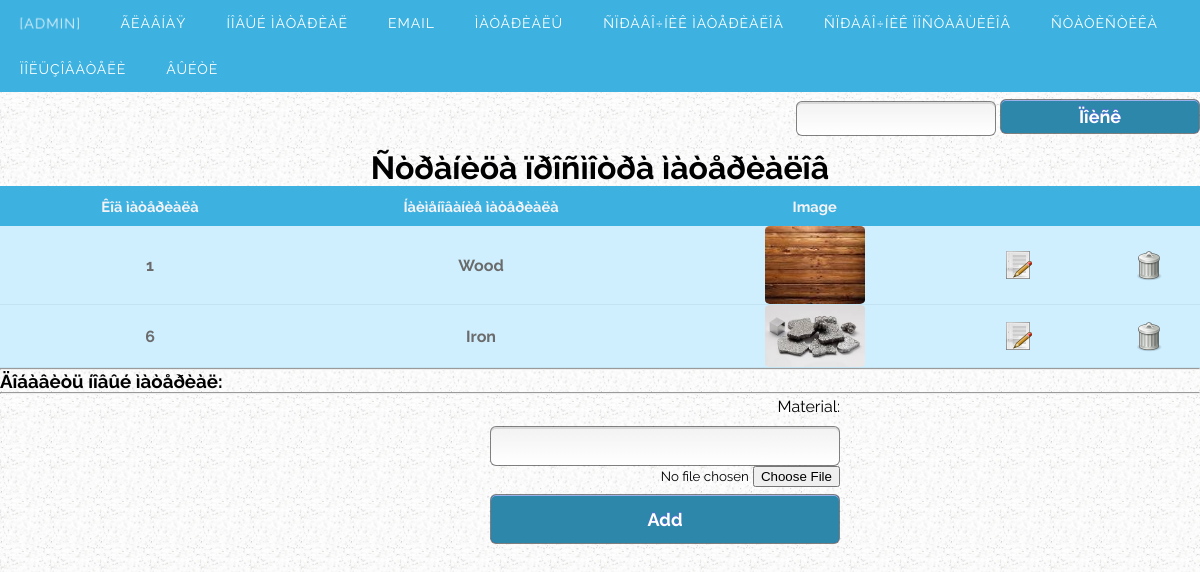
The app's page /WarehousePHP/w_materials.php (signed in) with its own data.
### tables this page shows
CREATE TABLE IF NOT EXISTS `materials` (
  `id` smallint(6) NOT NULL AUTO_INCREMENT,
  `title` varchar(31) DEFAULT NULL,
  `img_path` varchar(64) NOT NULL,
  PRIMARY KEY (`id`),
  KEY `id` (`id`)
);

### WarehousePHP/w_materials.php (the view, shortened to what this page needs)
<?php
$MM_authorizedUsers = "a";
function isAuthorized($strUsers, $strGroups, $UserName, $UserGroup) {
  $isValid = False;
  if (!empty($UserName)) {
    $arrUsers = Explode(",", $strUsers);
    $arrGroups = Explode(",", $strGroups);
    if (in_array($UserGroup, $arrGroups)) {
      $isValid = true;
    }
  }
  return $isValid;
}
?>
<html>
<head>
<title>[WareHouse]|Ñïðàâî÷íèê ìàòåðèàëîâ</title><link rel="stylesheet" type="text/css" href="style.css">
</head>
<body>
<?php include('menu.php'); ?>
<?php require_once ("./connections/warehouseDB.php"); ?>
<?php
$query = "SELECT * FROM materials"
    or die(mysql_errno().mysql_error());
$select_notes = mysqli_query ($link, $query);
?>
<h1 style="text-align:center">Ñòðàíèöà ïðîñìîòðà ìàòåðèàëîâ</h1>
<table class="flatTable">
<tr  class="headingTr">
	<td>Êîä ìàòåðèàëà</td>
    <td>Íàèìåíîâàíèå ìàòåðèàëà</td>
    <td>Image</td>
    <td></td>
    <td></td>
</tr>
<?php while($note = mysqli_fetch_array($select_notes)){?>
<tr>
	<td><?php echo $note["id"];?></td>
	<td><?php echo $note["title"]?></td>
    	<td><img style="border-radius:5%;width:100px" src="<?php echo $note["img_path"]?>?>"></td>
 <?php if (((isset($_SESSION['MM_Username'])) && (isAuthorized("",$MM_authorizedUsers, $_SESSION['MM_Username'], $_SESSION['MM_UserGroup'])))) {?>
	<td><a href="w_edit_material.php?material=<?php echo $note["id"]?>"><img style="width:32px" src="src/edit.gif" /></a></td>
	<td><a href="w_del_material.php?material=<?php echo $note["id"]?>"><img style="width:32px" src="src/del.png" /></a></td>
 <?php } else echo "<td></td><td></td>"; ?>
</tr>
<?php }?>
</table>
<?php if (((isset($_SESSION['MM_Username'])) && (isAuthorized("",$MM_authorizedUsers, $_SESSION['MM_Username'], $_SESSION['MM_UserGroup'])))) {?>
<hr />
<h3>Äîáàâèòü íîâûé ìàòåðèàë: </h3>
<hr />
<div class="main">
<form id="newmaterial" name="newmaterial"action="w_materials.php" enctype="multipart/form-data" method="post">
	<div class="field"><label for="title">Material:</label><input type="text" name="title" id="title" maxlength="40"/></div>
	<div class="field"><input class="file_upload" type="file" name="file_upload" /></div>
    <div class="field"><input type="submit" name="submit" id="submit" value="Add" /></div>
</form>
</div>
<?php } ?>
<br />
</body>
</html>

### WarehousePHP/menu.php (shortened to what this page needs)
<?php if (!isset($_SESSION))
	if ($_SESSION['MM_UserGroup']=="a") $color="#F30' style='font-weight:bolder'"; else $color="#FFCC00";
?><head>
   <link rel="stylesheet" type="text/css" href="style.css">
</head>
<div id='cssmenu'>
  <ul>
<li class='active'><?php if (isset($_SESSION['MM_Username'])) echo "<a>[<font color='".$color."'>".$_SESSION['MM_Username']."</font>]</a>"; else {?><a href="login.php">Âîéòè</a><?php } ?></li>
<li><a href="warehouse.php">Ãëàâíàÿ</a></li>
<li><a href="w_new_material.php">Íîâûé ìàòåðèàë</a></li>
<li><a href="email.php">email</a></li>
<li><a href="w_main_table.php">Ìàòåðèàëû</a></li>
<li><a href="w_materials.php">Ñïðàâî÷íèê ìàòåðèàëîâ</a></li>
<li><a href="w_suppliers.php">Ñïðàâî÷íèê ïîñòàâùèêîâ</a></li>
<li><a href="w_inform.php">Ñòàòèñòèêà</a></li>
	<?php if ($_SESSION['MM_UserGroup']=="a"){ ?>
<li><a href="w_users.php">Ïîëüçîâàòåëè</a></li>
	<?php } ?>
<li><a href="logout.php">Âûéòè</a></li>
  </ul>
</div>
  <form id="slick-find" name="slick-find" style="float: right" action="./w_find.php" method="post">
  <div class="container-1">
    <input style="height:35px" type="search" name="search" />
    <input style="height:35px" type="submit" name="submit" value="Ïîèñê"/>
  </div>
</form>
<br><br><br>

### records on screen
materials: id "1", title "Wood", img_path (picture)
materials: id "6", title "Iron", img_path (picture)
